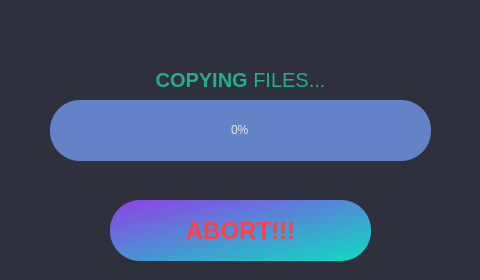
<?xml version="1.0" encoding="UTF-8"?>
<ui version="4.0">
 <class>MainWindow</class>
 <widget class="QMainWindow" name="MainWindow">
  <property name="geometry">
   <rect>
    <x>0</x>
    <y>0</y>
    <width>480</width>
    <height>280</height>
   </rect>
  </property>
  <property name="minimumSize">
   <size>
    <width>480</width>
    <height>280</height>
   </size>
  </property>
  <property name="maximumSize">
   <size>
    <width>480</width>
    <height>320</height>
   </size>
  </property>
  <property name="windowTitle">
   <string>AlphaCopy</string>
  </property>
  <property name="windowIcon">
   <iconset resource="../assets/resources.qrc">
    <normaloff>:/icons/logos/alphaletter.png</normaloff>:/icons/logos/alphaletter.png</iconset>
  </property>
  <property name="styleSheet">
   <string notr="true">background-color: rgb(46, 48, 59);
color:rgb(220, 220, 220);
border-radius: 10px;</string>
  </property>
  <widget class="QWidget" name="centralwidget">
   <layout class="QVBoxLayout" name="verticalLayout">
    <property name="leftMargin">
     <number>0</number>
    </property>
    <property name="topMargin">
     <number>0</number>
    </property>
    <property name="rightMargin">
     <number>0</number>
    </property>
    <property name="bottomMargin">
     <number>0</number>
    </property>
    <item>
     <widget class="QStackedWidget" name="stackedWidget">
      <property name="currentIndex">
       <number>3</number>
      </property>
      <widget class="QWidget" name="initPage">
       <widget class="QLabel" name="appTitle">
        <property name="geometry">
         <rect>
          <x>30</x>
          <y>20</y>
          <width>421</width>
          <height>61</height>
         </rect>
        </property>
        <property name="font">
         <font>
          <pointsize>30</pointsize>
         </font>
        </property>
        <property name="styleSheet">
         <string notr="true">color: rgb(33, 188, 162);</string>
        </property>
        <property name="text">
         <string>&lt;strong&gt;Alpha&lt;/strong&gt;Copy</string>
        </property>
        <property name="alignment">
         <set>Qt::AlignCenter</set>
        </property>
       </widget>
       <widget class="QLabel" name="logoLabel">
        <property name="geometry">
         <rect>
          <x>184</x>
          <y>109</y>
          <width>91</width>
          <height>71</height>
         </rect>
        </property>
        <property name="styleSheet">
         <string notr="true"/>
        </property>
        <property name="text">
         <string/>
        </property>
        <property name="scaledContents">
         <bool>true</bool>
        </property>
        <property name="alignment">
         <set>Qt::AlignCenter</set>
        </property>
       </widget>
       <widget class="QLabel" name="openSourceLb">
        <property name="geometry">
         <rect>
          <x>30</x>
          <y>70</y>
          <width>421</width>
          <height>21</height>
         </rect>
        </property>
        <property name="font">
         <font>
          <pointsize>10</pointsize>
         </font>
        </property>
        <property name="styleSheet">
         <string notr="true">color: rgb(143, 66, 231);</string>
        </property>
        <property name="text">
         <string>&lt;strong&gt;OPEN SOURCE&lt;/strong&gt; PROJECT</string>
        </property>
        <property name="alignment">
         <set>Qt::AlignCenter</set>
        </property>
       </widget>
       <widget class="QPushButton" name="startPB">
        <property name="geometry">
         <rect>
          <x>110</x>
          <y>200</y>
          <width>261</width>
          <height>61</height>
         </rect>
        </property>
        <property name="font">
         <font>
          <pointsize>18</pointsize>
          <bold>true</bold>
         </font>
        </property>
        <property name="styleSheet">
         <string notr="true">QPushButton {
    background-color: qlineargradient(spread:pad, x1:0, y1:0, x2:1, y2:1, stop:0 rgba(0, 0, 0, 255), stop:0.0138249 rgba(0, 0, 0, 255), stop:0.0184332 rgba(143, 66, 231, 255), stop:0.976959 rgba(14, 218, 195, 255), stop:1 rgba(255, 255, 255, 255));
	color: rgb(200, 200, 200);
	border-style: none;
	border-radius: 30px;
	text-align: center;
}
QPushButton::pressed {
    background-color: qlineargradient(spread:pad, x1:0, y1:0, x2:1, y2:1, stop:0 rgba(222, 151, 255, 255), stop:1 rgba(54, 237, 216, 255));
	color: rgb(200, 200, 200);
	border-style: none;
	border-radius: 30px;
	text-align: center;
}</string>
        </property>
        <property name="text">
         <string>Start</string>
        </property>
        <property name="shortcut">
         <string>Return</string>
        </property>
        <property name="autoDefault">
         <bool>false</bool>
        </property>
       </widget>
       <widget class="QPushButton" name="switchScreenModePB">
        <property name="enabled">
         <bool>true</bool>
        </property>
        <property name="geometry">
         <rect>
          <x>5</x>
          <y>5</y>
          <width>40</width>
          <height>40</height>
         </rect>
        </property>
        <property name="text">
         <string/>
        </property>
        <property name="icon">
         <iconset resource="../assets/resources.qrc">
          <normaloff>:/icons/icons/fullscreen.png</normaloff>:/icons/icons/fullscreen.png</iconset>
        </property>
        <property name="iconSize">
         <size>
          <width>40</width>
          <height>40</height>
         </size>
        </property>
       </widget>
       <widget class="QPushButton" name="exitPB">
        <property name="geometry">
         <rect>
          <x>430</x>
          <y>0</y>
          <width>51</width>
          <height>51</height>
         </rect>
        </property>
        <property name="text">
         <string/>
        </property>
        <property name="icon">
         <iconset resource="../assets/resources.qrc">
          <normaloff>:/icons/icons/exit.png</normaloff>:/icons/icons/exit.png</iconset>
        </property>
        <property name="iconSize">
         <size>
          <width>40</width>
          <height>40</height>
         </size>
        </property>
       </widget>
      </widget>
      <widget class="QWidget" name="devNotFound">
       <widget class="QLabel" name="notFoundLb">
        <property name="geometry">
         <rect>
          <x>70</x>
          <y>60</y>
          <width>331</width>
          <height>41</height>
         </rect>
        </property>
        <property name="sizePolicy">
         <sizepolicy hsizetype="Fixed" vsizetype="Preferred">
          <horstretch>0</horstretch>
          <verstretch>0</verstretch>
         </sizepolicy>
        </property>
        <property name="font">
         <font>
          <pointsize>15</pointsize>
         </font>
        </property>
        <property name="styleSheet">
         <string notr="true">color: rgb(255, 0, 4);</string>
        </property>
        <property name="text">
         <string>&lt;strong&gt;   DEVICES&lt;/strong&gt; NOT FOUND!</string>
        </property>
        <property name="alignment">
         <set>Qt::AlignCenter</set>
        </property>
       </widget>
       <widget class="QPushButton" name="scanAgainPB">
        <property name="geometry">
         <rect>
          <x>110</x>
          <y>100</y>
          <width>251</width>
          <height>61</height>
         </rect>
        </property>
        <property name="font">
         <font>
          <pointsize>18</pointsize>
          <bold>true</bold>
         </font>
        </property>
        <property name="styleSheet">
         <string notr="true">QPushButton {
    background-color: qlineargradient(spread:pad, x1:0, y1:0, x2:1, y2:1, stop:0 rgba(0, 0, 0, 255), stop:0.0138249 rgba(0, 0, 0, 255), stop:0.0184332 rgba(143, 66, 231, 255), stop:0.976959 rgba(14, 218, 195, 255), stop:1 rgba(255, 255, 255, 255));
	color: rgb(200, 200, 200);
	border-style: none;
	border-radius: 30px;
	text-align: center;
}
QPushButton::pressed {
    background-color: qlineargradient(spread:pad, x1:0, y1:0, x2:1, y2:1, stop:0 rgba(222, 151, 255, 255), stop:1 rgba(54, 237, 216, 255));
	color: rgb(200, 200, 200);
	border-style: none;
	border-radius: 30px;
	text-align: center;
}</string>
        </property>
        <property name="text">
         <string>Scan Again?</string>
        </property>
        <property name="shortcut">
         <string>Return</string>
        </property>
        <property name="autoDefault">
         <bool>false</bool>
        </property>
       </widget>
       <widget class="QLabel" name="notFoundDescriptionLb">
        <property name="geometry">
         <rect>
          <x>10</x>
          <y>180</y>
          <width>461</width>
          <height>20</height>
         </rect>
        </property>
        <property name="font">
         <font>
          <pointsize>14</pointsize>
          <bold>true</bold>
         </font>
        </property>
        <property name="styleSheet">
         <string notr="true">color: rgb(255, 62, 76);</string>
        </property>
        <property name="text">
         <string/>
        </property>
        <property name="alignment">
         <set>Qt::AlignCenter</set>
        </property>
       </widget>
       <zorder>notFoundLb</zorder>
       <zorder>notFoundDescriptionLb</zorder>
       <zorder>scanAgainPB</zorder>
      </widget>
      <widget class="QWidget" name="foundDevs">
       <widget class="QLabel" name="foundDevicesLb">
        <property name="geometry">
         <rect>
          <x>30</x>
          <y>40</y>
          <width>421</width>
          <height>31</height>
         </rect>
        </property>
        <property name="font">
         <font>
          <pointsize>15</pointsize>
         </font>
        </property>
        <property name="styleSheet">
         <string notr="true">color: rgb(35, 175, 136);</string>
        </property>
        <property name="text">
         <string>&lt;strong&gt;FOUND&lt;/strong&gt; DEVICES</string>
        </property>
        <property name="alignment">
         <set>Qt::AlignCenter</set>
        </property>
       </widget>
       <widget class="QLabel" name="arrowLb">
        <property name="geometry">
         <rect>
          <x>200</x>
          <y>90</y>
          <width>79</width>
          <height>51</height>
         </rect>
        </property>
        <property name="font">
         <font>
          <pointsize>40</pointsize>
         </font>
        </property>
        <property name="styleSheet">
         <string notr="true">color: rgb(35, 175, 136);</string>
        </property>
        <property name="text">
         <string>&gt;</string>
        </property>
        <property name="alignment">
         <set>Qt::AlignCenter</set>
        </property>
       </widget>
       <widget class="QLineEdit" name="sdLE">
        <property name="enabled">
         <bool>false</bool>
        </property>
        <property name="geometry">
         <rect>
          <x>60</x>
          <y>150</y>
          <width>113</width>
          <height>27</height>
         </rect>
        </property>
        <property name="font">
         <font>
          <pointsize>8</pointsize>
         </font>
        </property>
        <property name="styleSheet">
         <string notr="true">QLineEdit {
	
	color: rgb(200, 200, 200);
	background-color: rgb(46, 48, 69);

}</string>
        </property>
        <property name="text">
         <string/>
        </property>
        <property name="alignment">
         <set>Qt::AlignCenter</set>
        </property>
        <property name="placeholderText">
         <string>SD Label</string>
        </property>
       </widget>
       <widget class="QPushButton" name="makeCopyPB">
        <property name="geometry">
         <rect>
          <x>270</x>
          <y>200</y>
          <width>181</width>
          <height>61</height>
         </rect>
        </property>
        <property name="font">
         <font>
          <pointsize>18</pointsize>
          <bold>true</bold>
         </font>
        </property>
        <property name="styleSheet">
         <string notr="true">QPushButton {
    background-color: qlineargradient(spread:pad, x1:0, y1:0, x2:1, y2:1, stop:0 rgba(0, 0, 0, 255), stop:0.0138249 rgba(0, 0, 0, 255), stop:0.0184332 rgba(143, 66, 231, 255), stop:0.976959 rgba(14, 218, 195, 255), stop:1 rgba(255, 255, 255, 255));
	color: rgb(200, 200, 200);
	border-style: none;
	border-radius: 30px;
	text-align: center;
}
QPushButton::pressed {
    background-color: qlineargradient(spread:pad, x1:0, y1:0, x2:1, y2:1, stop:0 rgba(222, 151, 255, 255), stop:1 rgba(54, 237, 216, 255));
	color: rgb(200, 200, 200);
	border-style: none;
	border-radius: 30px;
	text-align: center;
}</string>
        </property>
        <property name="text">
         <string>Make Copy</string>
        </property>
        <property name="shortcut">
         <string>Return</string>
        </property>
       </widget>
       <widget class="QLineEdit" name="hddLE">
        <property name="enabled">
         <bool>false</bool>
        </property>
        <property name="geometry">
         <rect>
          <x>290</x>
          <y>150</y>
          <width>113</width>
          <height>27</height>
         </rect>
        </property>
        <property name="font">
         <font>
          <pointsize>8</pointsize>
         </font>
        </property>
        <property name="styleSheet">
         <string notr="true">QLineEdit {
	
	color: rgb(200, 200, 200);
	background-color: rgb(46, 48, 69);

}</string>
        </property>
        <property name="text">
         <string/>
        </property>
        <property name="alignment">
         <set>Qt::AlignCenter</set>
        </property>
        <property name="placeholderText">
         <string>HDD Label</string>
        </property>
       </widget>
       <widget class="QLabel" name="sdIconLb">
        <property name="geometry">
         <rect>
          <x>80</x>
          <y>80</y>
          <width>71</width>
          <height>61</height>
         </rect>
        </property>
        <property name="text">
         <string/>
        </property>
        <property name="scaledContents">
         <bool>true</bool>
        </property>
        <property name="alignment">
         <set>Qt::AlignCenter</set>
        </property>
       </widget>
       <widget class="QLabel" name="hddIconLb">
        <property name="geometry">
         <rect>
          <x>310</x>
          <y>80</y>
          <width>71</width>
          <height>61</height>
         </rect>
        </property>
        <property name="text">
         <string/>
        </property>
        <property name="scaledContents">
         <bool>true</bool>
        </property>
        <property name="alignment">
         <set>Qt::AlignCenter</set>
        </property>
       </widget>
       <widget class="QPushButton" name="returnToHomePB">
        <property name="geometry">
         <rect>
          <x>30</x>
          <y>200</y>
          <width>181</width>
          <height>61</height>
         </rect>
        </property>
        <property name="font">
         <font>
          <pointsize>18</pointsize>
          <bold>true</bold>
         </font>
        </property>
        <property name="styleSheet">
         <string notr="true">QPushButton {
    background-color: qlineargradient(spread:pad, x1:0, y1:0, x2:1, y2:1, stop:0 rgba(0, 0, 0, 255), stop:0.0138249 rgba(0, 0, 0, 255), stop:0.0184332 rgba(143, 66, 231, 255), stop:0.976959 rgba(14, 218, 195, 255), stop:1 rgba(255, 255, 255, 255));
	color: rgb(200, 200, 200);
	border-style: none;
	border-radius: 30px;
	text-align: center;
}
QPushButton::pressed {
    background-color: qlineargradient(spread:pad, x1:0, y1:0, x2:1, y2:1, stop:0 rgba(222, 151, 255, 255), stop:1 rgba(54, 237, 216, 255));
	color: rgb(200, 200, 200);
	border-style: none;
	border-radius: 30px;
	text-align: center;
}</string>
        </property>
        <property name="text">
         <string>&lt; Back  </string>
        </property>
       </widget>
      </widget>
      <widget class="QWidget" name="progBar">
       <widget class="QLabel" name="copyingFileLb">
        <property name="geometry">
         <rect>
          <x>40</x>
          <y>60</y>
          <width>401</width>
          <height>41</height>
         </rect>
        </property>
        <property name="font">
         <font>
          <pointsize>15</pointsize>
         </font>
        </property>
        <property name="styleSheet">
         <string notr="true">color: rgb(35, 175, 136);</string>
        </property>
        <property name="text">
         <string>&lt;strong&gt;COPYING&lt;/strong&gt; FILES...</string>
        </property>
        <property name="alignment">
         <set>Qt::AlignCenter</set>
        </property>
       </widget>
       <widget class="QProgressBar" name="copyProgrB">
        <property name="geometry">
         <rect>
          <x>50</x>
          <y>100</y>
          <width>381</width>
          <height>61</height>
         </rect>
        </property>
        <property name="styleSheet">
         <string notr="true">QProgressBar {
	background-color: rgb(100, 130, 200);
	color: rgb(230, 230, 230);
	border-style: none;
	border-radius: 30px;
	text-align: center;
}
QProgressBar::chunk{
	border-radius: 30px;
	background-color: qlineargradient(spread:pad, x1:0, y1:0, x2:1, y2:1, stop:0 rgba(0, 0, 0, 255), stop:0.0138249 rgba(0, 0, 0, 255), stop:0.0184332 rgba(143, 66, 231, 255), stop:0.976959 rgba(14, 218, 195, 255), stop:1 rgba(255, 255, 255, 255));
}</string>
        </property>
        <property name="minimum">
         <number>0</number>
        </property>
        <property name="maximum">
         <number>8</number>
        </property>
        <property name="value">
         <number>0</number>
        </property>
        <property name="invertedAppearance">
         <bool>false</bool>
        </property>
        <property name="format">
         <string>%p%</string>
        </property>
       </widget>
       <widget class="QPushButton" name="abortCopyPB">
        <property name="geometry">
         <rect>
          <x>110</x>
          <y>200</y>
          <width>261</width>
          <height>61</height>
         </rect>
        </property>
        <property name="font">
         <font>
          <pointsize>18</pointsize>
          <bold>true</bold>
         </font>
        </property>
        <property name="styleSheet">
         <string notr="true">QPushButton {
    background-color: qlineargradient(spread:pad, x1:0, y1:0, x2:1, y2:1, stop:0 rgba(0, 0, 0, 255), stop:0.0138249 rgba(0, 0, 0, 255), stop:0.0184332 rgba(143, 66, 231, 255), stop:0.976959 rgba(14, 218, 195, 255), stop:1 rgba(255, 255, 255, 255));
	color: rgb(255, 62, 76);
	border-style: none;
	border-radius: 30px;
	text-align: center;
}
QPushButton::pressed {
    background-color: qlineargradient(spread:pad, x1:0, y1:0, x2:1, y2:1, stop:0 rgba(222, 151, 255, 255), stop:1 rgba(54, 237, 216, 255));
	color: rgb(255, 38, 0);
	border-style: none;
	border-radius: 30px;
	text-align: center;
}</string>
        </property>
        <property name="text">
         <string>ABORT!!!</string>
        </property>
        <property name="shortcut">
         <string>Return</string>
        </property>
       </widget>
      </widget>
      <widget class="QWidget" name="successCopy">
       <widget class="QLabel" name="succesfulLb">
        <property name="geometry">
         <rect>
          <x>60</x>
          <y>60</y>
          <width>351</width>
          <height>41</height>
         </rect>
        </property>
        <property name="font">
         <font>
          <pointsize>15</pointsize>
         </font>
        </property>
        <property name="styleSheet">
         <string notr="true">color: rgb(35, 175, 136);</string>
        </property>
        <property name="text">
         <string>&lt;STRONG&gt;SUCCESFUL&lt;/strong&gt; COPY</string>
        </property>
        <property name="alignment">
         <set>Qt::AlignCenter</set>
        </property>
       </widget>
       <widget class="QPushButton" name="donePB">
        <property name="geometry">
         <rect>
          <x>110</x>
          <y>100</y>
          <width>251</width>
          <height>61</height>
         </rect>
        </property>
        <property name="font">
         <font>
          <pointsize>18</pointsize>
          <bold>true</bold>
         </font>
        </property>
        <property name="styleSheet">
         <string notr="true">QPushButton {
    background-color: qlineargradient(spread:pad, x1:0, y1:0, x2:1, y2:1, stop:0 rgba(0, 0, 0, 255), stop:0.0138249 rgba(0, 0, 0, 255), stop:0.0184332 rgba(143, 66, 231, 255), stop:0.976959 rgba(14, 218, 195, 255), stop:1 rgba(255, 255, 255, 255));
	color: rgb(200, 200, 200);
	border-style: none;
	border-radius: 30px;
	text-align: center;
}
QPushButton::pressed {
    background-color: qlineargradient(spread:pad, x1:0, y1:0, x2:1, y2:1, stop:0 rgba(222, 151, 255, 255), stop:1 rgba(54, 237, 216, 255));
	color: rgb(200, 200, 200);
	border-style: none;
	border-radius: 30px;
	text-align: center;
}</string>
        </property>
        <property name="text">
         <string>Done</string>
        </property>
        <property name="shortcut">
         <string>Return</string>
        </property>
       </widget>
      </widget>
      <widget class="QWidget" name="errorsFound">
       <widget class="QPushButton" name="errorDonePB">
        <property name="geometry">
         <rect>
          <x>110</x>
          <y>100</y>
          <width>251</width>
          <height>61</height>
         </rect>
        </property>
        <property name="font">
         <font>
          <pointsize>18</pointsize>
          <bold>true</bold>
         </font>
        </property>
        <property name="styleSheet">
         <string notr="true">QPushButton {
    background-color: qlineargradient(spread:pad, x1:0, y1:0, x2:1, y2:1, stop:0 rgba(0, 0, 0, 255), stop:0.0138249 rgba(0, 0, 0, 255), stop:0.0184332 rgba(143, 66, 231, 255), stop:0.976959 rgba(14, 218, 195, 255), stop:1 rgba(255, 255, 255, 255));
	color: rgb(255, 62, 76);
	border-style: none;
	border-radius: 30px;
	text-align: center;
}
QPushButton::pressed {
    background-color: qlineargradient(spread:pad, x1:0, y1:0, x2:1, y2:1, stop:0 rgba(222, 151, 255, 255), stop:1 rgba(54, 237, 216, 255));
	color: rgb(200, 200, 200);
	border-style: none;
	border-radius: 30px;
	text-align: center;
}</string>
        </property>
        <property name="text">
         <string>Done!</string>
        </property>
        <property name="shortcut">
         <string>Return</string>
        </property>
       </widget>
       <widget class="QLabel" name="errorsFoundLb">
        <property name="geometry">
         <rect>
          <x>40</x>
          <y>60</y>
          <width>401</width>
          <height>41</height>
         </rect>
        </property>
        <property name="font">
         <font>
          <pointsize>15</pointsize>
         </font>
        </property>
        <property name="styleSheet">
         <string notr="true">color: rgb(255, 62, 76);</string>
        </property>
        <property name="text">
         <string>&lt;strong&gt;ERRORS&lt;/strong&gt; FOUND!</string>
        </property>
        <property name="alignment">
         <set>Qt::AlignCenter</set>
        </property>
       </widget>
       <widget class="QLabel" name="errorDescriptionLb">
        <property name="geometry">
         <rect>
          <x>90</x>
          <y>170</y>
          <width>291</width>
          <height>31</height>
         </rect>
        </property>
        <property name="font">
         <font>
          <pointsize>12</pointsize>
          <bold>true</bold>
         </font>
        </property>
        <property name="styleSheet">
         <string notr="true">color: rgb(237, 51, 59);</string>
        </property>
        <property name="text">
         <string/>
        </property>
        <property name="alignment">
         <set>Qt::AlignCenter</set>
        </property>
       </widget>
       <zorder>errorsFoundLb</zorder>
       <zorder>errorDonePB</zorder>
       <zorder>errorDescriptionLb</zorder>
      </widget>
      <widget class="QWidget" name="ejectDevs">
       <widget class="QPushButton" name="ejectPB">
        <property name="geometry">
         <rect>
          <x>110</x>
          <y>100</y>
          <width>251</width>
          <height>61</height>
         </rect>
        </property>
        <property name="font">
         <font>
          <pointsize>18</pointsize>
          <bold>true</bold>
         </font>
        </property>
        <property name="styleSheet">
         <string notr="true">QPushButton {
    background-color: qlineargradient(spread:pad, x1:0, y1:0, x2:1, y2:1, stop:0 rgba(0, 0, 0, 255), stop:0.0138249 rgba(0, 0, 0, 255), stop:0.0184332 rgba(143, 66, 231, 255), stop:0.976959 rgba(14, 218, 195, 255), stop:1 rgba(255, 255, 255, 255));
	color: rgb(200, 200, 200);
	border-style: none;
	border-radius: 30px;
	text-align: center;
}
QPushButton::pressed {
    background-color: qlineargradient(spread:pad, x1:0, y1:0, x2:1, y2:1, stop:0 rgba(222, 151, 255, 255), stop:1 rgba(54, 237, 216, 255));
	color: rgb(200, 200, 200);
	border-style: none;
	border-radius: 30px;
	text-align: center;
}</string>
        </property>
        <property name="text">
         <string>Eject Devices</string>
        </property>
        <property name="shortcut">
         <string>Return</string>
        </property>
       </widget>
      </widget>
      <widget class="QWidget" name="newCopy">
       <widget class="QPushButton" name="newCoyPB">
        <property name="geometry">
         <rect>
          <x>110</x>
          <y>100</y>
          <width>251</width>
          <height>61</height>
         </rect>
        </property>
        <property name="font">
         <font>
          <pointsize>18</pointsize>
          <bold>true</bold>
         </font>
        </property>
        <property name="styleSheet">
         <string notr="true">QPushButton {
    background-color: qlineargradient(spread:pad, x1:0, y1:0, x2:1, y2:1, stop:0 rgba(0, 0, 0, 255), stop:0.0138249 rgba(0, 0, 0, 255), stop:0.0184332 rgba(143, 66, 231, 255), stop:0.976959 rgba(14, 218, 195, 255), stop:1 rgba(255, 255, 255, 255));
	color: rgb(200, 200, 200);
	border-style: none;
	border-radius: 30px;
	text-align: center;
}
QPushButton::pressed {
    background-color: qlineargradient(spread:pad, x1:0, y1:0, x2:1, y2:1, stop:0 rgba(222, 151, 255, 255), stop:1 rgba(54, 237, 216, 255));
	color: rgb(200, 200, 200);
	border-style: none;
	border-radius: 30px;
	text-align: center;
}</string>
        </property>
        <property name="text">
         <string>Make New Copy</string>
        </property>
        <property name="shortcut">
         <string>Return</string>
        </property>
       </widget>
       <widget class="QLabel" name="ejectedLb">
        <property name="geometry">
         <rect>
          <x>30</x>
          <y>60</y>
          <width>421</width>
          <height>41</height>
         </rect>
        </property>
        <property name="font">
         <font>
          <pointsize>15</pointsize>
         </font>
        </property>
        <property name="styleSheet">
         <string notr="true">color: rgb(35, 175, 136);</string>
        </property>
        <property name="text">
         <string>&lt;strong&gt;EJECTED&lt;/strong&gt; DEVICES</string>
        </property>
        <property name="alignment">
         <set>Qt::AlignCenter</set>
        </property>
       </widget>
       <zorder>ejectedLb</zorder>
       <zorder>newCoyPB</zorder>
      </widget>
      <widget class="QWidget" name="verifying">
       <widget class="QProgressBar" name="verifyingProgrB">
        <property name="geometry">
         <rect>
          <x>50</x>
          <y>100</y>
          <width>381</width>
          <height>61</height>
         </rect>
        </property>
        <property name="styleSheet">
         <string notr="true">QProgressBar {
	background-color: rgb(100, 130, 200);
	color: rgb(230, 230, 230);
	border-style: none;
	border-radius: 30px;
	text-align: center;
}
QProgressBar::chunk{
	border-radius: 35px;
	background-color: qlineargradient(spread:pad, x1:0, y1:0, x2:1, y2:1, stop:0 rgba(0, 0, 0, 255), stop:0.0138249 rgba(0, 0, 0, 255), stop:0.0184332 rgba(143, 66, 231, 255), stop:0.976959 rgba(14, 218, 195, 255), stop:1 rgba(255, 255, 255, 255));
}</string>
        </property>
        <property name="minimum">
         <number>0</number>
        </property>
        <property name="maximum">
         <number>8</number>
        </property>
        <property name="value">
         <number>0</number>
        </property>
        <property name="format">
         <string>%p%</string>
        </property>
       </widget>
       <widget class="QLabel" name="verifyingLb">
        <property name="geometry">
         <rect>
          <x>70</x>
          <y>60</y>
          <width>331</width>
          <height>41</height>
         </rect>
        </property>
        <property name="font">
         <font>
          <pointsize>15</pointsize>
         </font>
        </property>
        <property name="styleSheet">
         <string notr="true">color: rgb(35, 175, 136);</string>
        </property>
        <property name="text">
         <string>&lt;strong&gt;VERIFYING&lt;/strong&gt; FILES...</string>
        </property>
        <property name="alignment">
         <set>Qt::AlignCenter</set>
        </property>
       </widget>
       <zorder>verifyingLb</zorder>
       <zorder>verifyingProgrB</zorder>
      </widget>
     </widget>
    </item>
   </layout>
  </widget>
  <action name="actionExit">
   <property name="text">
    <string>Exit</string>
   </property>
   <property name="shortcut">
    <string>Esc</string>
   </property>
  </action>
 </widget>
 <resources>
  <include location="../assets/resources.qrc"/>
 </resources>
 <connections>
  <connection>
   <sender>scanAgainPB</sender>
   <signal>clicked()</signal>
   <receiver>MainWindow</receiver>
   <slot>scan()</slot>
   <hints>
    <hint type="sourcelabel">
     <x>234</x>
     <y>169</y>
    </hint>
    <hint type="destinationlabel">
     <x>239</x>
     <y>139</y>
    </hint>
   </hints>
  </connection>
  <connection>
   <sender>makeCopyPB</sender>
   <signal>clicked()</signal>
   <receiver>MainWindow</receiver>
   <slot>copy()</slot>
   <hints>
    <hint type="sourcelabel">
     <x>224</x>
     <y>195</y>
    </hint>
    <hint type="destinationlabel">
     <x>475</x>
     <y>223</y>
    </hint>
   </hints>
  </connection>
  <connection>
   <sender>ejectPB</sender>
   <signal>clicked()</signal>
   <receiver>MainWindow</receiver>
   <slot>eject()</slot>
   <hints>
    <hint type="sourcelabel">
     <x>225</x>
     <y>120</y>
    </hint>
    <hint type="destinationlabel">
     <x>479</x>
     <y>189</y>
    </hint>
   </hints>
  </connection>
  <connection>
   <sender>donePB</sender>
   <signal>clicked()</signal>
   <receiver>MainWindow</receiver>
   <slot>done()</slot>
   <hints>
    <hint type="sourcelabel">
     <x>253</x>
     <y>135</y>
    </hint>
    <hint type="destinationlabel">
     <x>480</x>
     <y>153</y>
    </hint>
   </hints>
  </connection>
  <connection>
   <sender>startPB</sender>
   <signal>clicked()</signal>
   <receiver>MainWindow</receiver>
   <slot>scan()</slot>
   <hints>
    <hint type="sourcelabel">
     <x>249</x>
     <y>218</y>
    </hint>
    <hint type="destinationlabel">
     <x>300</x>
     <y>331</y>
    </hint>
   </hints>
  </connection>
  <connection>
   <sender>errorDonePB</sender>
   <signal>clicked()</signal>
   <receiver>MainWindow</receiver>
   <slot>done()</slot>
   <hints>
    <hint type="sourcelabel">
     <x>250</x>
     <y>150</y>
    </hint>
    <hint type="destinationlabel">
     <x>224</x>
     <y>540</y>
    </hint>
   </hints>
  </connection>
  <connection>
   <sender>abortCopyPB</sender>
   <signal>clicked()</signal>
   <receiver>MainWindow</receiver>
   <slot>closePrompt()</slot>
   <hints>
    <hint type="sourcelabel">
     <x>276</x>
     <y>231</y>
    </hint>
    <hint type="destinationlabel">
     <x>293</x>
     <y>407</y>
    </hint>
   </hints>
  </connection>
  <connection>
   <sender>copyProgrB</sender>
   <signal>valueChanged(int)</signal>
   <receiver>MainWindow</receiver>
   <slot>setCopyProgressBarStylesheet()</slot>
   <hints>
    <hint type="sourcelabel">
     <x>225</x>
     <y>121</y>
    </hint>
    <hint type="destinationlabel">
     <x>411</x>
     <y>337</y>
    </hint>
   </hints>
  </connection>
  <connection>
   <sender>returnToHomePB</sender>
   <signal>clicked()</signal>
   <receiver>MainWindow</receiver>
   <slot>returnToHome()</slot>
   <hints>
    <hint type="sourcelabel">
     <x>67</x>
     <y>36</y>
    </hint>
    <hint type="destinationlabel">
     <x>89</x>
     <y>327</y>
    </hint>
   </hints>
  </connection>
  <connection>
   <sender>switchScreenModePB</sender>
   <signal>clicked()</signal>
   <receiver>MainWindow</receiver>
   <slot>switchScreenMode()</slot>
   <hints>
    <hint type="sourcelabel">
     <x>31</x>
     <y>39</y>
    </hint>
    <hint type="destinationlabel">
     <x>77</x>
     <y>353</y>
    </hint>
   </hints>
  </connection>
  <connection>
   <sender>exitPB</sender>
   <signal>clicked()</signal>
   <receiver>MainWindow</receiver>
   <slot>close()</slot>
   <hints>
    <hint type="sourcelabel">
     <x>464</x>
     <y>35</y>
    </hint>
    <hint type="destinationlabel">
     <x>469</x>
     <y>327</y>
    </hint>
   </hints>
  </connection>
  <connection>
   <sender>actionExit</sender>
   <signal>triggered()</signal>
   <receiver>MainWindow</receiver>
   <slot>closePrompt()</slot>
   <hints>
    <hint type="sourcelabel">
     <x>-1</x>
     <y>-1</y>
    </hint>
    <hint type="destinationlabel">
     <x>239</x>
     <y>139</y>
    </hint>
   </hints>
  </connection>
 </connections>
 <slots>
  <slot>scan()</slot>
  <slot>copy()</slot>
  <slot>done()</slot>
  <slot>eject()</slot>
  <slot>abortCopy()</slot>
  <slot>setCopyProgressBarStylesheet()</slot>
  <slot>returnToHome()</slot>
  <slot>switchScreenMode()</slot>
  <slot>closePrompt()</slot>
 </slots>
</ui>
